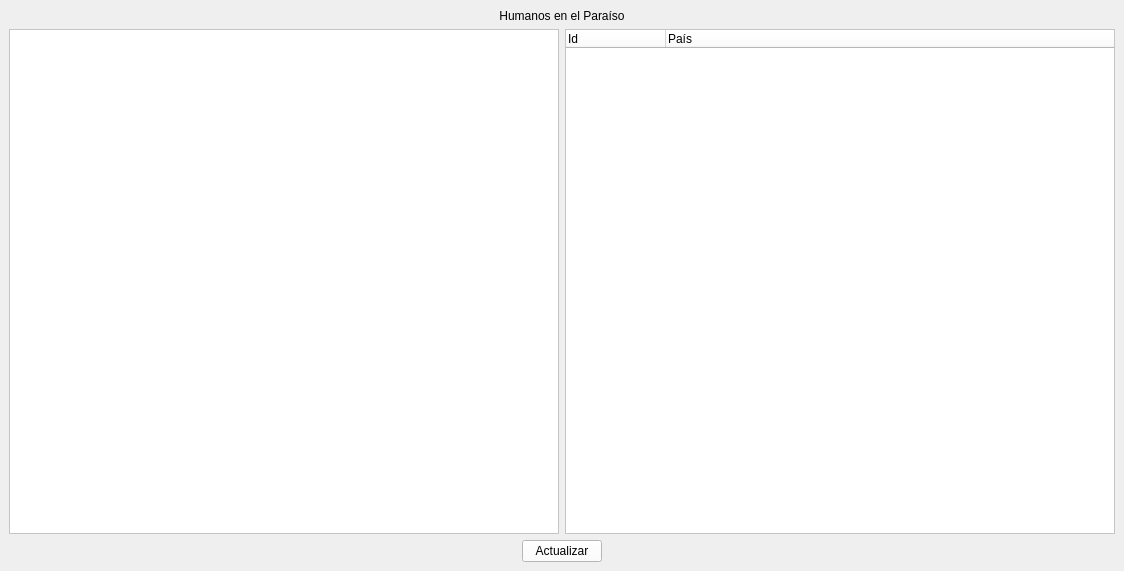
<?xml version="1.0" encoding="UTF-8"?>
<ui version="4.0">
 <class>VentanaSalvados</class>
 <widget class="QMainWindow" name="VentanaSalvados">
  <property name="geometry">
   <rect>
    <x>0</x>
    <y>0</y>
    <width>1124</width>
    <height>571</height>
   </rect>
  </property>
  <property name="minimumSize">
   <size>
    <width>1124</width>
    <height>571</height>
   </size>
  </property>
  <property name="maximumSize">
   <size>
    <width>1124</width>
    <height>571</height>
   </size>
  </property>
  <property name="windowTitle">
   <string>Paraíso</string>
  </property>
  <property name="windowIcon">
   <iconset resource="recursos.qrc">
    <normaloff>:/imagenes/recursos/imagenes/22040-200.png</normaloff>:/imagenes/recursos/imagenes/22040-200.png</iconset>
  </property>
  <property name="styleSheet">
   <string notr="true">background-color: qlineargradient(spread:pad, x1:0, y1:0,x2:1,y2:0,stop:0 
rgba(0,182,255,255), stop:0.329545 rgba(255,255,255,255), stop:0.670455
rgba(255,255,255,255),stop:1 rgba(255,102,0,255));</string>
  </property>
  <widget class="QWidget" name="centralwidget">
   <layout class="QVBoxLayout" name="verticalLayout">
    <item>
     <widget class="QLabel" name="label">
      <property name="styleSheet">
       <string notr="true">background-color: rgba(255, 255, 255, 0);
font: 14pt &quot;Californian FB&quot;;</string>
      </property>
      <property name="text">
       <string>Humanos en el Paraíso</string>
      </property>
      <property name="alignment">
       <set>Qt::AlignCenter</set>
      </property>
     </widget>
    </item>
    <item>
     <layout class="QHBoxLayout" name="horizontalLayout_2">
      <item>
       <widget class="QTextBrowser" name="informacionSalvados">
        <property name="styleSheet">
         <string notr="true">background-color: rgba(255, 255, 255, 255);</string>
        </property>
       </widget>
      </item>
      <item>
       <widget class="QTreeWidget" name="arbolAVL">
        <property name="styleSheet">
         <string notr="true">background-color: rgb(255, 255, 255);</string>
        </property>
        <column>
         <property name="text">
          <string>Id</string>
         </property>
        </column>
        <column>
         <property name="text">
          <string>País</string>
         </property>
        </column>
       </widget>
      </item>
     </layout>
    </item>
    <item>
     <layout class="QHBoxLayout" name="horizontalLayout">
      <item>
       <spacer name="horizontalSpacer">
        <property name="orientation">
         <enum>Qt::Horizontal</enum>
        </property>
        <property name="sizeHint" stdset="0">
         <size>
          <width>40</width>
          <height>20</height>
         </size>
        </property>
       </spacer>
      </item>
      <item>
       <widget class="QPushButton" name="actualizar">
        <property name="styleSheet">
         <string notr="true">background-color: rgb(255, 255, 255);</string>
        </property>
        <property name="text">
         <string>Actualizar</string>
        </property>
       </widget>
      </item>
      <item>
       <spacer name="horizontalSpacer_2">
        <property name="orientation">
         <enum>Qt::Horizontal</enum>
        </property>
        <property name="sizeHint" stdset="0">
         <size>
          <width>40</width>
          <height>20</height>
         </size>
        </property>
       </spacer>
      </item>
     </layout>
    </item>
   </layout>
  </widget>
 </widget>
 <resources>
  <include location="recursos.qrc"/>
 </resources>
 <connections/>
</ui>
